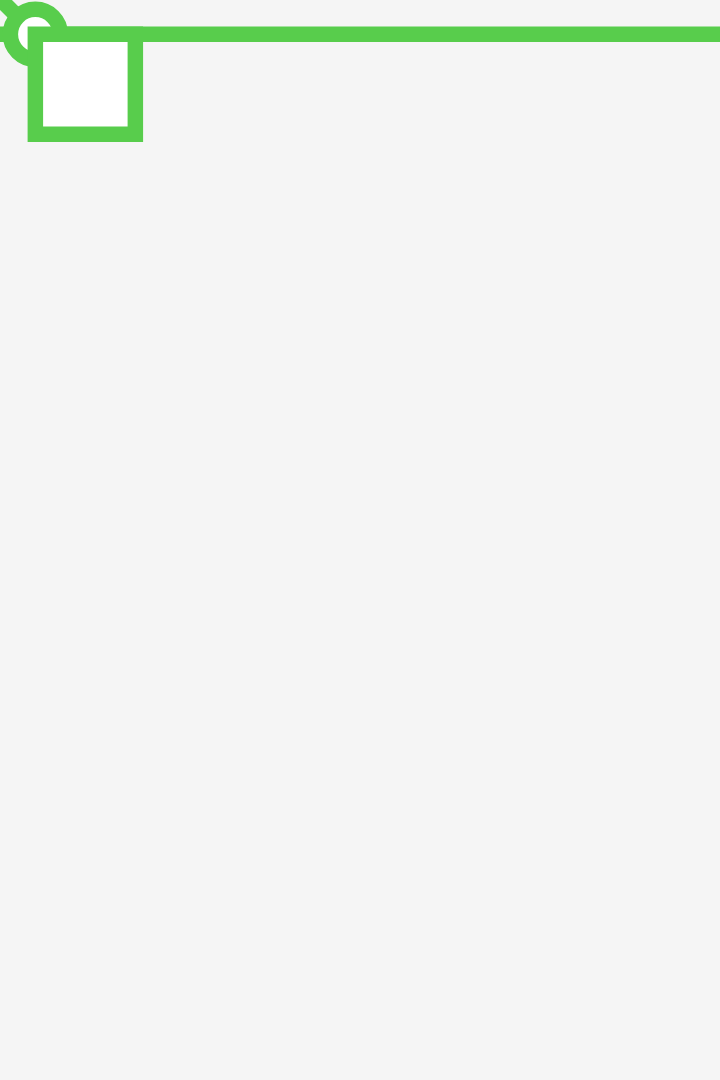
Frame 1 (no input)
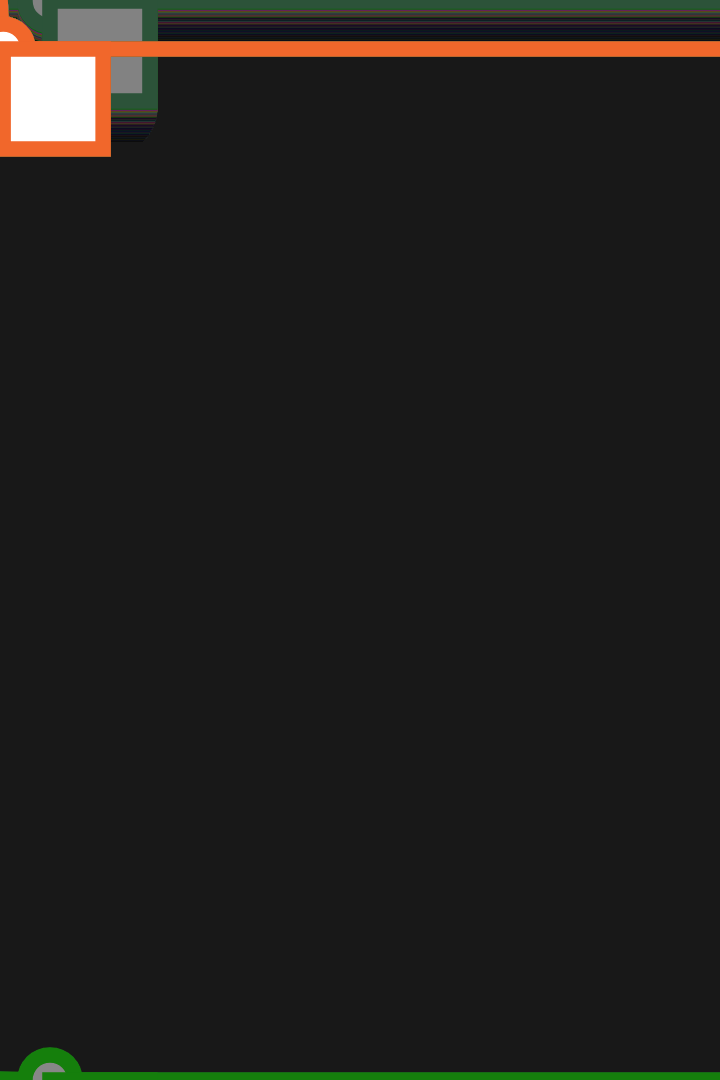
Frame 60 (no input)
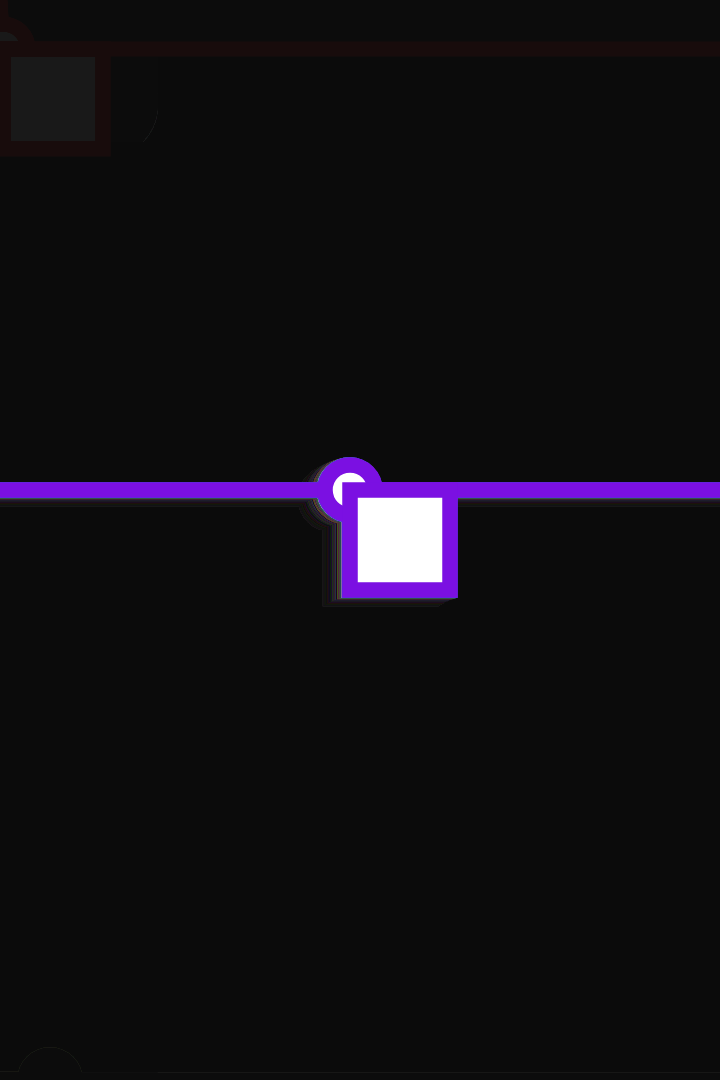
Frame 120 (the mouse pressed at the canvas centre since frame 60)

The p5.js sketch that drew these frames (run headless with seeded random() and noise() and a simulated clock; from frame 60 on, the mouse is pressed at the canvas centre):

// p5.js sketch
// ── sketch.js
var x = 100
var y = 100
angle1 = 0.0
segLength = 50;
var currentColor

function setup() {
  createCanvas(720, 1080)
  strokeWeight(15.5)
  stroke(255)
  frameRate(30);
    color(random(255), random(255), random(255))
}

function draw() {
  background(15,10)
  dx = mouseX - x;
  dy = mouseY - y;
  angle1 = atan2(dy, dx);
  x = mouseX - (cos(angle1) * segLength);
  y = mouseY - (sin(angle1) * segLength);
  stroke(random(255),random(255), random(255))
  

  y = y - 1;{ 
  if (y < 0) { 
    y = height; 
  } 
  line(0, y, width, y,x, y, 50, 50);  
} 

  segment(x, y, angle1);
  ellipse(x, y, 50, 50);
  
  rect(x, y, 100, 100);
  
}

function segment(x, y, a) {
  push();
  translate(x, y);
  rotate(a);
  line(0, 0, segLength, 0);
  pop();
}
